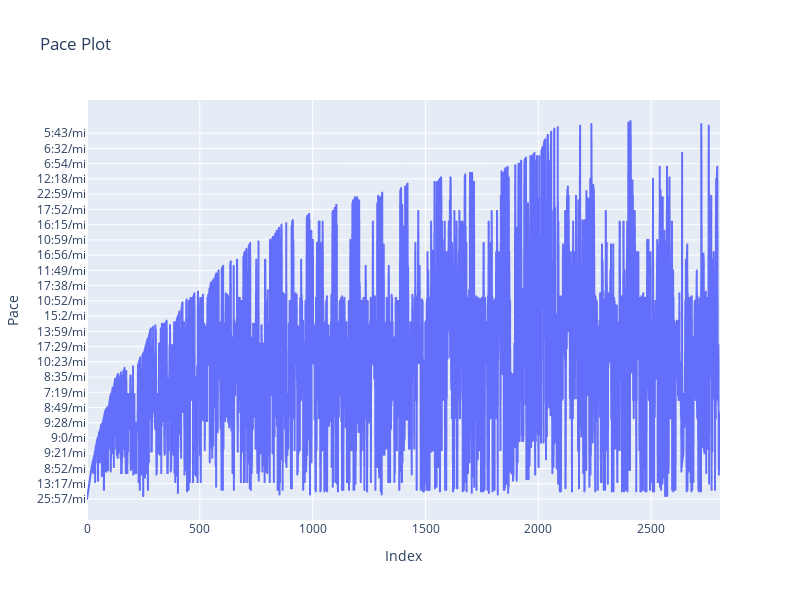

Notebook code for this chart:
### Markdown cell above
## Interactive Plots

### Pace

### Code cell
import plotly.express as px
import pandas as pd

# Assuming `pace` is a list of `Pace` objects
pace_strings = [str(p) for p in pace]

# Create a DataFrame for plotting
df = pd.DataFrame({
    'Pace': pace_strings,
    'Index': range(len(pace_strings))
})

# Create the interactive line plot
fig = px.line(df, x='Index', y='Pace', title='Pace Plot')

# Update layout for better readability
fig.update_layout(autosize=False, width=800, height=600)

# Show the plot
fig.show()

### Figure 1 — Plotly figure (JSON) as saved in the notebook; plotly's stock layout.template omitted (floating-point values rounded to 4 significant figures; data arrays with more than 128 entries replaced by an {"elided": "..."} marker saying what was removed)
{"data": [{"hovertemplate": "Index=%{x}<br>Pace=%{y}<extra></extra>", "legendgroup": "", "line": {"color": "#636efa", "dash": "solid"}, "marker": {"symbol": "circle"}, "mode": "lines", "name": "", "showlegend": false, "x": {"elided": "2806 int values"}, "xaxis": "x", "y": {"elided": "2806 str values"}, "yaxis": "y", "type": "scattergl"}], "layout": {"xaxis": {"anchor": "y", "domain": [0.0, 1.0], "title": {"text": "Index"}}, "yaxis": {"anchor": "x", "domain": [0.0, 1.0], "title": {"text": "Pace"}}, "legend": {"tracegroupgap": 0}, "title": {"text": "Pace Plot"}, "autosize": false, "width": 800, "height": 600}}
